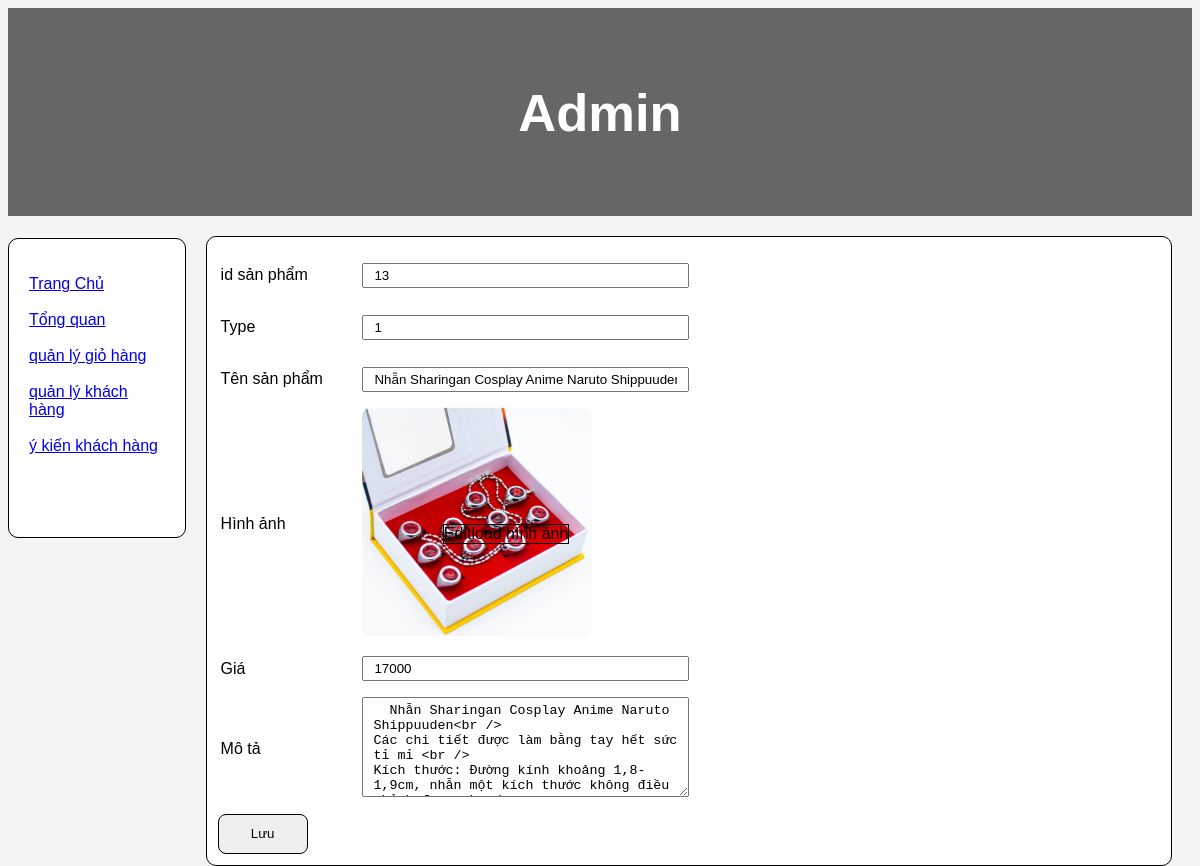
The page /editadmin.php?id=13 on the database as committed earlier.
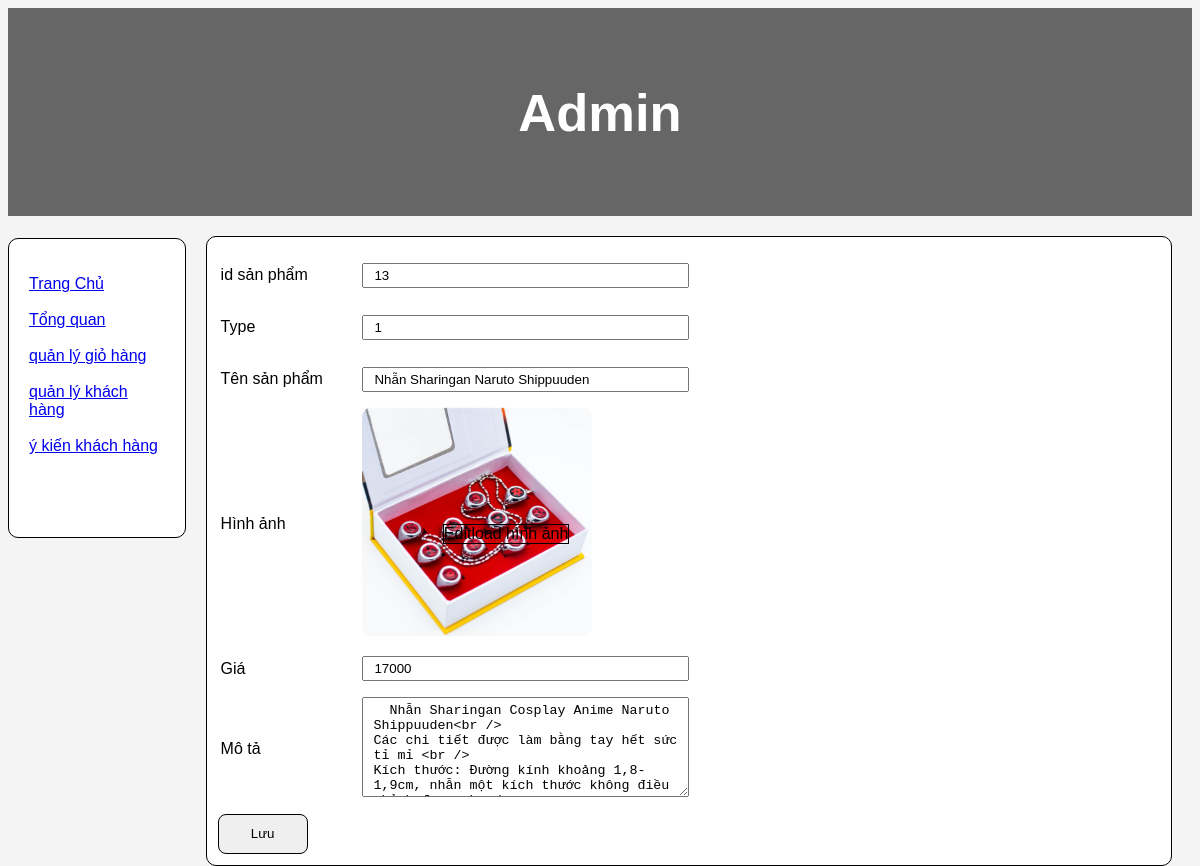
The same page on the database as committed later.
### tables this page shows
CREATE TABLE `sanpham` (
  `id_sp` int(50) NOT NULL,
  `type` tinyint(4) NOT NULL DEFAULT 0,
  `ten` varchar(250) NOT NULL,
  `anh` varchar(259) NOT NULL,
  `gia` int(50) NOT NULL,
  `mota` text NOT NULL
);

### editadmin.php (the view, shortened to what this page needs)
<!DOCTYPE html>
<html lang="en">
<head>
</head>
<body>
<header>
  <h2>Admin</h2>
</header>
<section>
<?php require_once 'navadmin.php'; ?>
  <article>
    <?php
    require_once "./connect.php";
    $sql = 'SELECT * FROM sanpham WHERE  id_sp="' . $_GET['id'] 	. '" ';
    $result = $connection->query($sql);
    if ($result->num_rows > 0) {
      $data = $result->fetch_assoc();
    } else {
      echo "0 results";
    }
    ?>
  <form action="getupedit.php"  method="post" enctype="multipart/form-data">
    <table width="60%" >
    <tr>
    <td width="25%" height="50">id sản phẩm</td>
    <td width="45"><input type="text" name="id_sp" style="height: 25px;width: 327px; padding: 5px 10px" required value="<?php echo $data['id_sp']?>"></td>
  </tr>
  <tr>
    <td width="25%" height="50">Type</td>
    <td width="45"><input type="number" name="type" style="height: 25px;width: 327px; padding: 5px 10px" required value="<?php echo $data['type']?>"></td>
  </tr>
  <tr>
    <td height="50">Tên sản phẩm</td>
    <td><input type="text" name="ten" style="height: 25px;width: 327px; padding: 5px 10px" required value="<?php echo $data['ten']?>"></td>
  </tr>
  <tr>
    <td height="50">Hình ảnh</td>
  <td> <div class="klot" id="klot">
            <img id="output" src="./img/<?php echo $data['anh']?>" alt="" />
            <div class="clickUp_img">
                <label for="file">
                <span class="file-button">
                    Editload hình ảnh
                  </span>
                </label>
            </div></td>
  </tr>
  <tr>
    <td height="50">Giá</td>
    <td><input type="number" name="gia" style="height: 25px;width: 327px; padding: 5px 10px"required value="<?php echo $data['gia']?>"></td>
  </tr>
  <tr>
    <td height="50">Mô tả</td>
    <td><textarea type="text"  name="mota"  style="height: 100px;width: 327px; padding: 5px 10px" required > <?php echo $data['mota']?></textarea></td>
  </tr>
  </table>
  <a href=""> <input type="submit" value="Lưu" class="luu" ></a>
  </form>
  </article>
</section>
</body>
</html>

Rows that differ between the two databases and show on the page:
changed sanpham id 13: ten "Nhẫn Sharingan Cosplay Anime Naruto Shippuuden" → "Nhẫn Sharingan Naruto Shippuuden"
